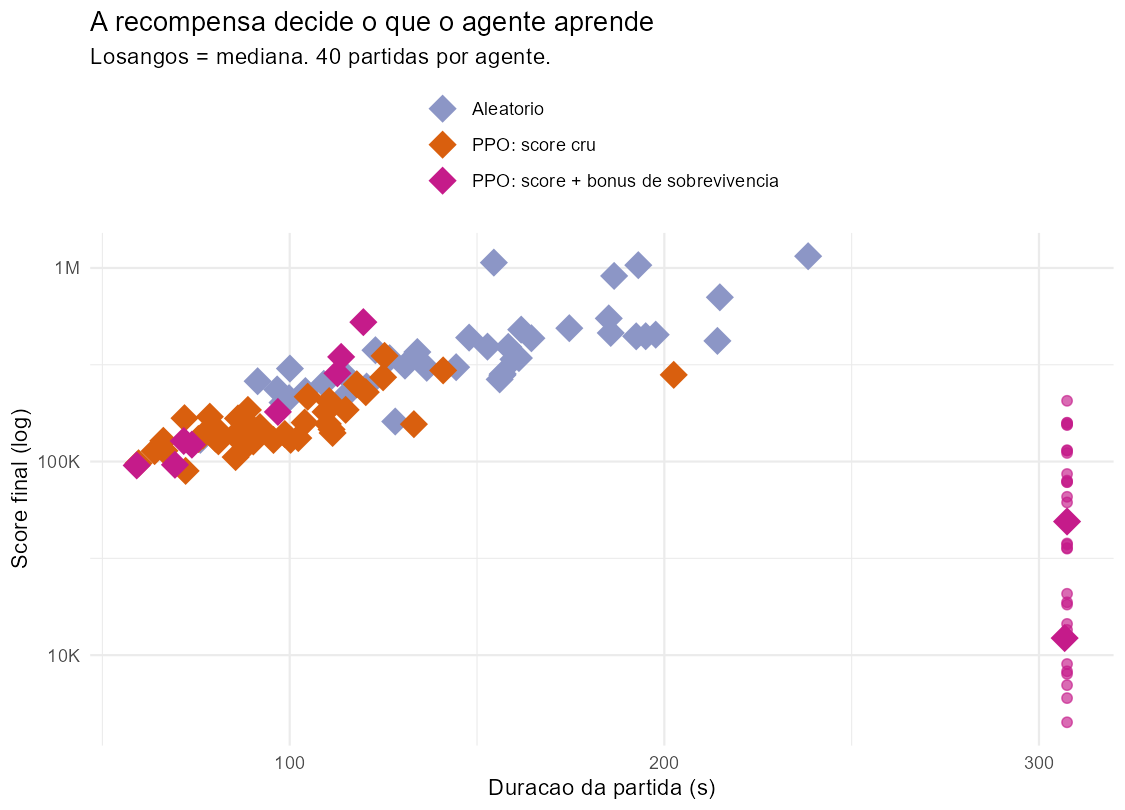

Write the R code that produced this figure.
# Como a funcao de recompensa muda o comportamento aprendido.
suppressMessages({library(data.table); library(ggplot2); library(dplyr)})
dir <- "C:/Users/drian/Games/pinball_rl/python"

le <- function(arq, rotulo, fase = "depois") {
  a <- file.path(dir, arq)
  if (!file.exists(a)) return(NULL)
  fread(a)[fase_ := fase][fase == get("fase_")][, .(score, duracao, agente = rotulo)]
}

d <- rbindlist(list(
  fread(file.path(dir, "resultado_score.csv"))[fase == "antes"][
    , .(score, duracao, agente = "Aleatorio")],
  fread(file.path(dir, "resultado_score.csv"))[fase == "depois"][
    , .(score, duracao, agente = "PPO: score cru")],
  fread(file.path(dir, "resultado2_score.csv"))[fase == "depois"][
    , .(score, duracao, agente = "PPO: score + bonus de sobrevivencia")]
), use.names = TRUE)

ordem <- c("Aleatorio", "PPO: score cru", "PPO: score + bonus de sobrevivencia")
d[, agente := factor(agente, levels = ordem)]

d |> summarise(n = n(), mediana = median(score), duracao = mean(duracao),
               .by = agente) |> as.data.frame() |> print(digits = 6)

g <- ggplot(d, aes(duracao, score, colour = agente)) +
  geom_point(size = 2, alpha = .65) +
  stat_summary(fun = median, geom = "point", size = 6, shape = 18) +
  scale_y_log10(labels = scales::label_number(scale_cut = scales::cut_short_scale())) +
  scale_colour_manual(values = c("#8c96c6", "#d95f0e", "#c51b8a"), name = NULL) +
  labs(title = "A recompensa decide o que o agente aprende",
       subtitle = "Losangos = mediana. 40 partidas por agente.",
       x = "Duracao da partida (s)", y = "Score final (log)") +
  theme_minimal(base_size = 11) +
  theme(legend.position = "top", legend.direction = "vertical")
ggsave("C:/Users/drian/Games/pinball_rl/analise/agentes.png", g,
       width = 7.5, height = 5.4, dpi = 150)
cat("grafico salvo\n")
